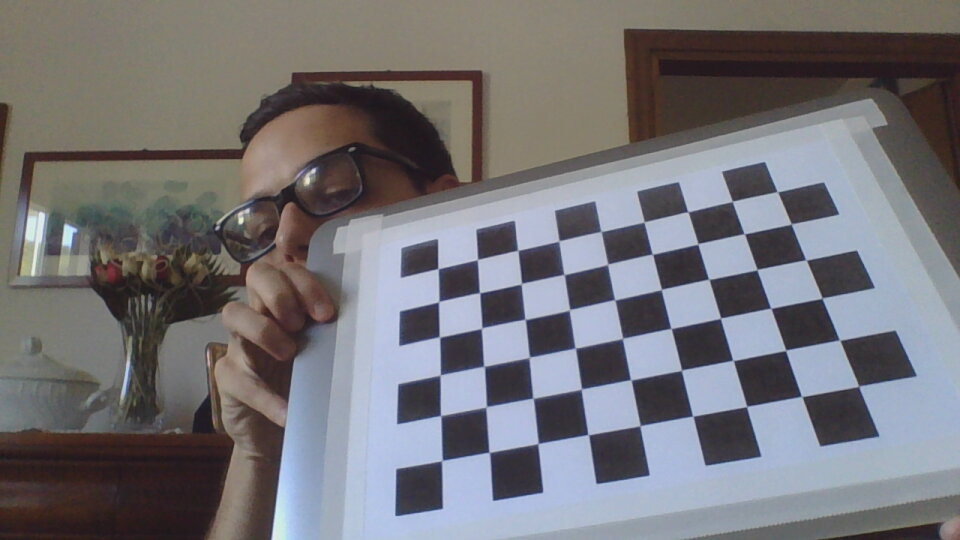
#> input picture calibration_images/webcam_images/image0.jpg, 960 x 540 px; its folder holds 5 pictures in this run
$ python camera_calibration.py
#> lines starting #> are read from the running program, lines starting #| are printed output that depends on the picture; after the words box and inside, x2 and y2 are one past the last pixel; in counts of white or black regions, pixels touching at a corner belong together
import numpy as np
import cv2
import glob


def calibrate_camera():
    """Calibrate the camera with the given images and return the matrices"""
    CHESSBOARD_WIDTH = 9
    CHESSBOARD_HEIGHT = 6

    # termination criteria
    criteria = (cv2.TERM_CRITERIA_EPS + cv2.TERM_CRITERIA_MAX_ITER, 30, 0.001)
    # prepare object points, like (0,0,0), (1,0,0), (2,0,0) ....,(6,5,0)
    objp = np.zeros((CHESSBOARD_HEIGHT * CHESSBOARD_WIDTH, 3), np.float32)
    objp[:, :2] = np.mgrid[0:CHESSBOARD_WIDTH, 0:CHESSBOARD_HEIGHT].T.reshape(-1, 2)

    # Arrays to store object points and image points from all the images.
    objpoints = []  # 3d point in real world space
    imgpoints = []  # 2d points in image plane.
    images = glob.glob(IMAGES_PATH)
    for fname in images:
        img = cv2.imread(fname)
#> img is the input picture: shape (540, 960, 3); mean B, G, R 118.9, 114.9, 116.4
        gray = cv2.cvtColor(img, cv2.COLOR_BGR2GRAY)
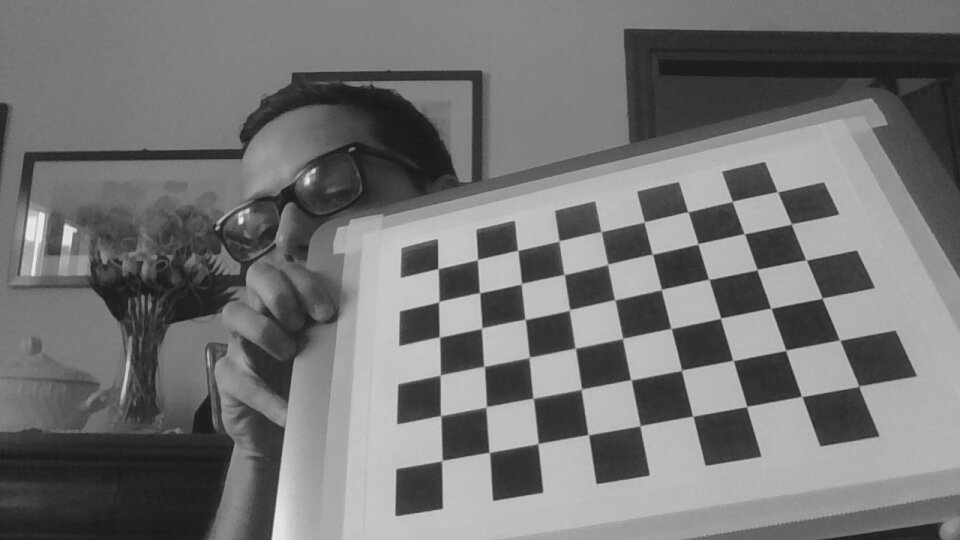
#> gray: shape (540, 960); min 20, max 236, mean 115.8
        # _, gray = cv2.threshold(gray, 127, 255, cv2.THRESH_BINARY)

        # Find the chess board corners
        ret, corners = cv2.findChessboardCorners(gray, (CHESSBOARD_WIDTH, CHESSBOARD_HEIGHT), None)
#> ret = True; corners = 54 rows, first 8: [438, 268.6], [477.5, 259.4], [517.8, 250.3], [559.2, 240.6], [600.9, 231.3], [643.9, 222], [687.9, 211.8], [732.5, 201]

        # If found, add object points, image points (after refining them)
        if ret:
            objpoints.append(objp)

            corners2 = cv2.cornerSubPix(gray, corners, (11, 11), (-1, - 1), criteria)
#> corners2 = 54 rows, first 8: [438, 268.7], [477.4, 259.6], [517.8, 250.3], [558.9, 241], [601.1, 231.5], [644.1, 222], [688, 211.7], [732.3, 201.4]
            imgpoints.append(corners2)

            # Draw and display the corners
            img = cv2.drawChessboardCorners(img, (CHESSBOARD_WIDTH, CHESSBOARD_HEIGHT), corners2, ret)
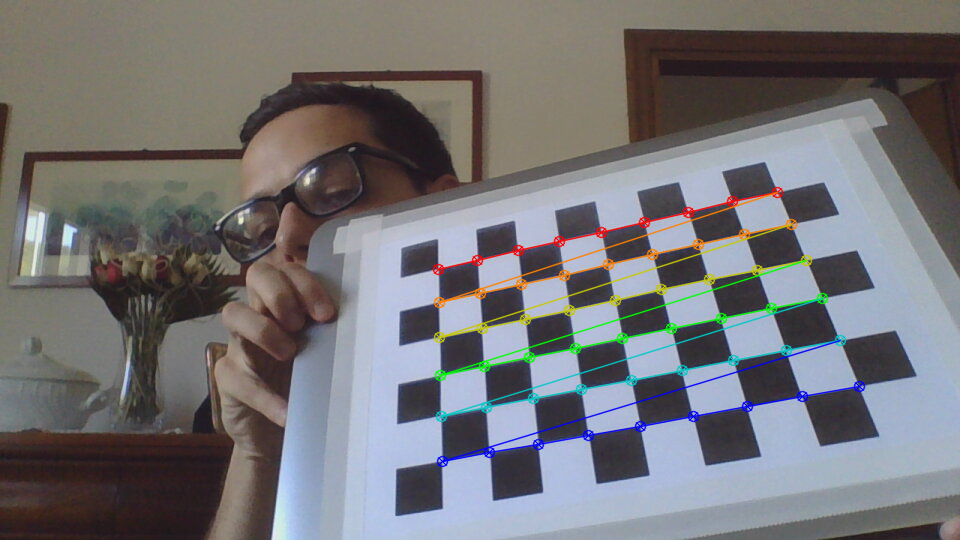
#> img: shape (540, 960, 3); 3.14% of pixels changed, all inside (x1, y1, x2, y2) = (432, 186, 866, 468)
            cv2.imshow(fname, img)
            cv2.waitKey(500)
#> pass 2 of the loop in calibrate_camera, `for fname in images:`:
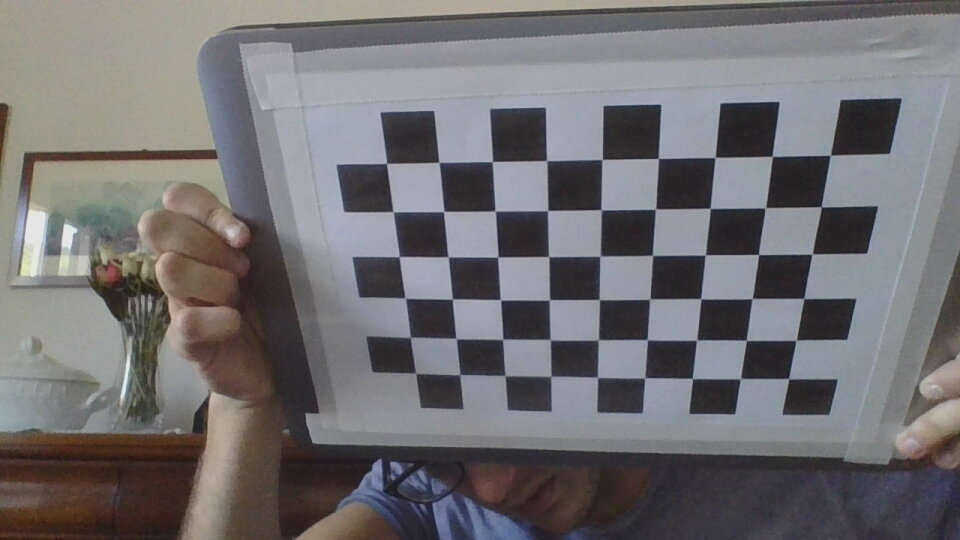
#> input picture calibration_images/webcam_images/image1.jpg, 960 x 540 px
#> in calibrate_camera, img is the input picture: shape (540, 960, 3); mean B, G, R 113.6, 110.9, 112.7
#> in calibrate_camera, `gray = cv2.cvtColor(img, cv2.COLOR_BGR2GRAY)`:
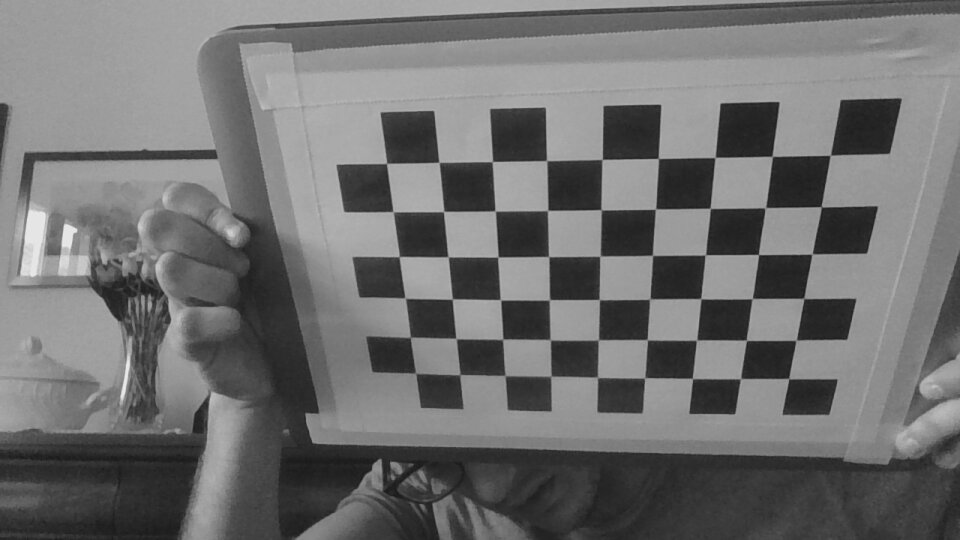
#> gray: shape (540, 960); min 23, max 238, mean 111.8
#> corners = 54 rows, first 8: [788.7, 378.3], [740.6, 378.5], [692.1, 378.5], [644.5, 377.6], [598.1, 376.9], [550.9, 375.6], [505.5, 375.1], [459.6, 374.2]
#> corners2 = 54 rows, first 8: [788.8, 378.6], [740.5, 378.6], [692.5, 378.5], [644.7, 377.7], [597.5, 377.3], [550.9, 376.3], [505.1, 375.6], [459.8, 374.7]
#> in calibrate_camera, `img = cv2.drawChessboardCorners(img, (CHESSBOARD_WIDTH, CHESSBOARD_HEI..`:
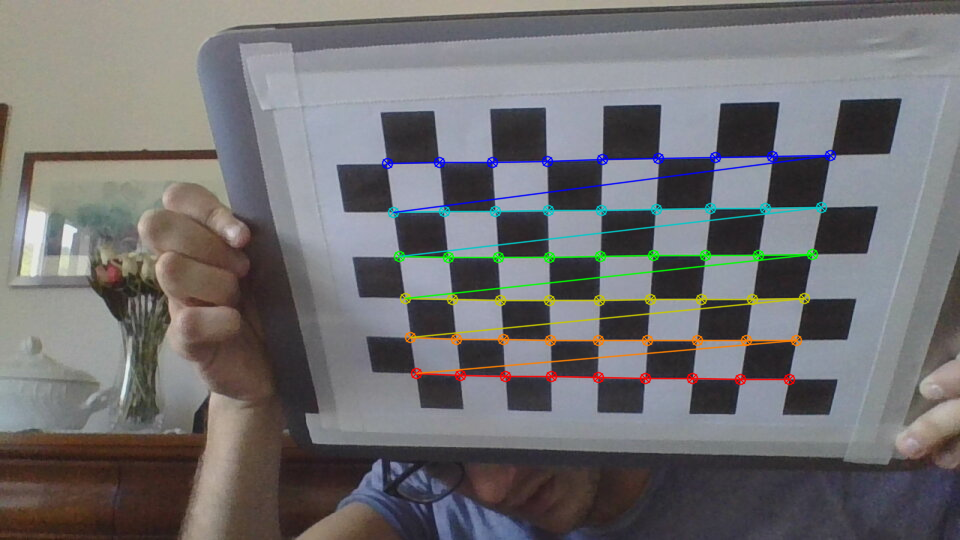
#> img: shape (540, 960, 3); 3.39% of pixels changed, all inside (x1, y1, x2, y2) = (381, 149, 837, 386)
#> pass 3 of the loop in calibrate_camera, `for fname in images:`:
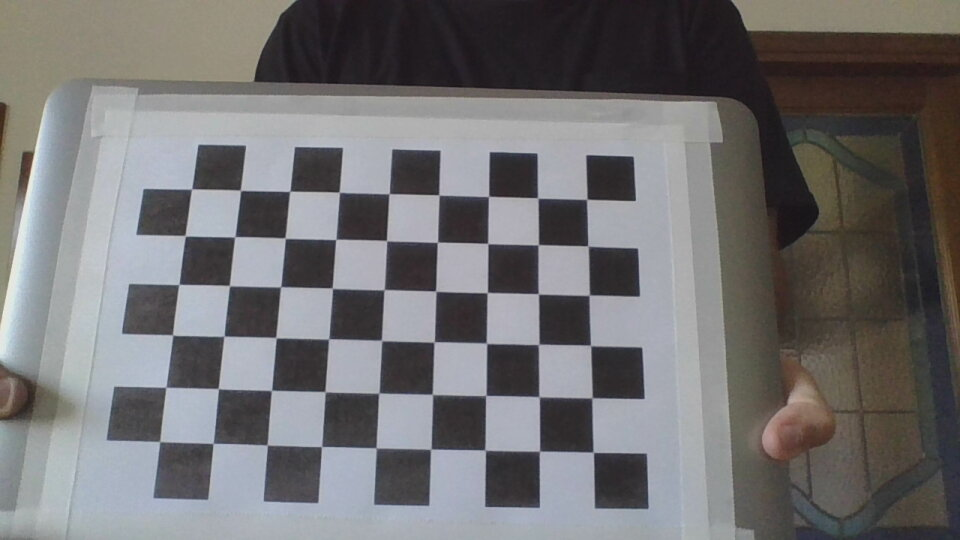
#> input picture calibration_images/webcam_images/image10.jpg, 960 x 540 px
#> in calibrate_camera, img is the input picture: shape (540, 960, 3); mean B, G, R 113.2, 112.3, 113.6
#> corners = 54 rows, first 8: [593.3, 452.3], [539.4, 451], [484.5, 449.7], [430.7, 449.5], [375.9, 447.9], [321.4, 446.4], [267.2, 445.2], [213.1, 443.6]
#> corners2 = 54 rows, first 8: [593.3, 452.2], [539.5, 451.2], [485.2, 450.1], [430.8, 449.2], [376.3, 447.9], [321.5, 446.6], [267.3, 445], [213.1, 443.4]
#> in calibrate_camera, `img = cv2.drawChessboardCorners(img, (CHESSBOARD_WIDTH, CHESSBOARD_HEI..`:
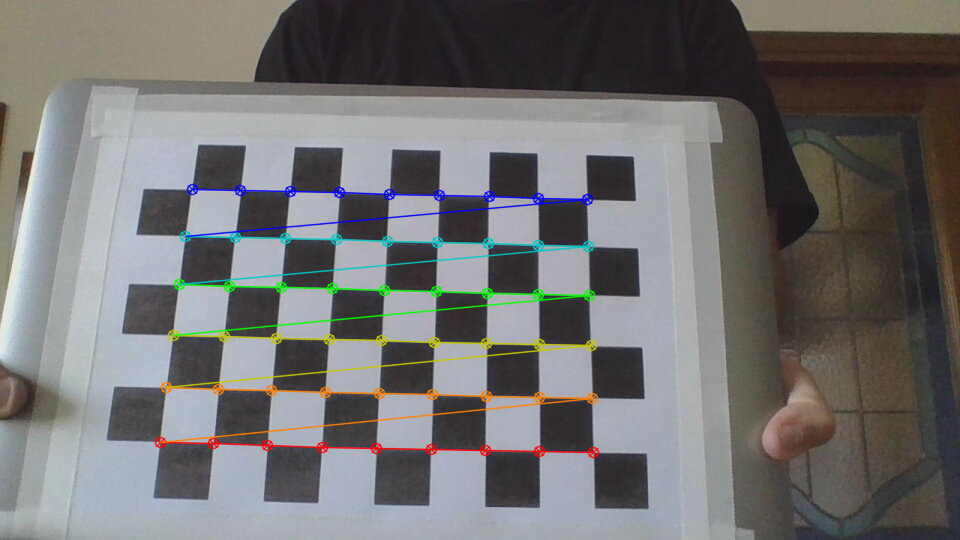
#> img: shape (540, 960, 3); 3.45% of pixels changed, all inside (x1, y1, x2, y2) = (154, 183, 600, 459)
#> the loop made 5 passes; the first 3 are shown
    cv2.destroyAllWindows()
    ret, mtx, dist, rvecs, tvecs = cv2.calibrateCamera(objpoints, imgpoints, gray.shape[::-1], None, None)

    mean_error = 0
    for i in range(len(objpoints)):
        imgpoints2, _ = cv2.projectPoints(objpoints[i], rvecs[i], tvecs[i], mtx, dist)
        error = cv2.norm(imgpoints[i], imgpoints2, cv2.NORM_L2) / len(imgpoints2)
        mean_error += error
    print("total error: {}".format(mean_error / len(objpoints)))
    return mtx, dist


def save_coefficients(mtx, dist, path):
    """ Save the camera matrix and the distortion coefficients to given path/file. """
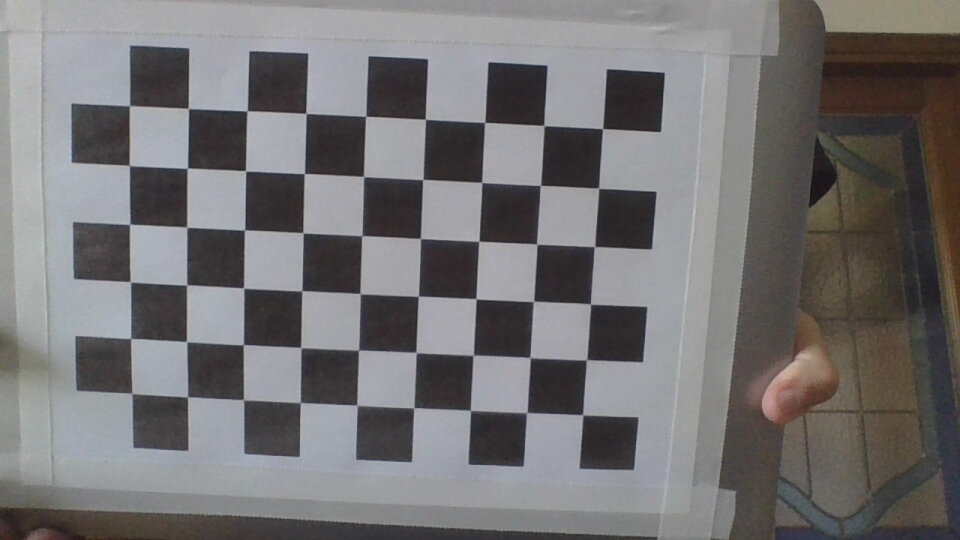
#> input picture calibration_images/webcam_images/image11.jpg, 960 x 540 px
#> further down, img is the input picture: shape (540, 960, 3); mean B, G, R 115.3, 114.5, 116.2
    cv_file = cv2.FileStorage(path, cv2.FILE_STORAGE_WRITE)
    cv_file.write("K", mtx)
    cv_file.write("D", dist)

    cv_file.release()


def load_coefficients(path):
    """ Loads camera matrix and distortion coefficients. """
    cv_file = cv2.FileStorage(path, cv2.FILE_STORAGE_READ)

    camera_matrix = cv_file.getNode("K").mat()
    dist_matrix = cv_file.getNode("D").mat()

    cv_file.release()
    return [camera_matrix, dist_matrix]


def get_calibrated_image(image, matrix_path):
#> called with matrix_path = 'webcam_calibration_matrix.yml'
    if matrix_path == "":
        return image

    mtx, dist = load_coefficients(matrix_path)
    gray_image = cv2.cvtColor(image, cv2.COLOR_BGR2GRAY)
    h, w = gray_image.shape[:2]
#> h = 540; w = 960
    newcameramtx, roi = cv2.getOptimalNewCameraMatrix(mtx, dist, (w, h), 1, (w, h))

    calibrated_image = cv2.undistort(image, mtx, dist, None, newcameramtx)
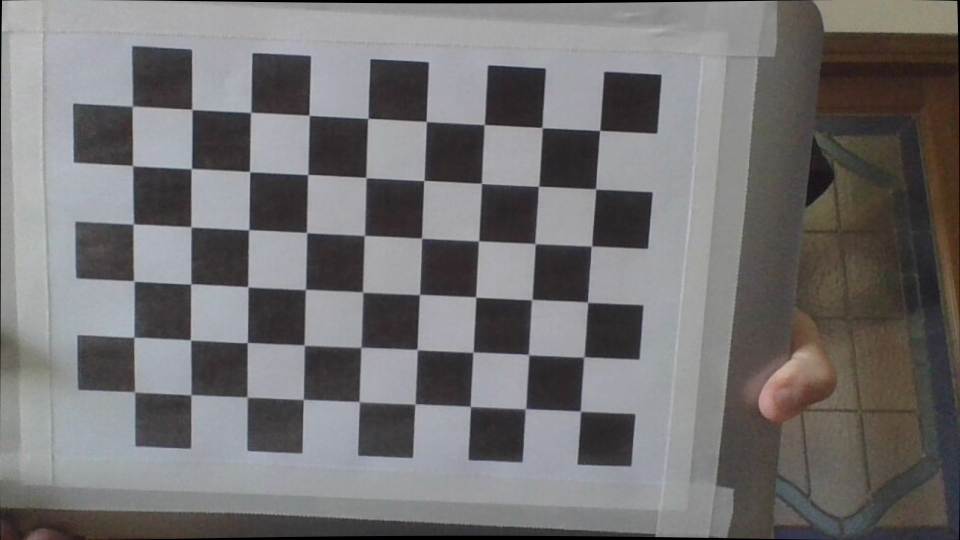
#> calibrated_image: shape (540, 960, 3); mean B, G, R 114.2, 113.5, 115.2

    # crop the image
    x, y, w, h = roi
    calibrated_image = calibrated_image[y:y + h + 1, x:x + w + 1]
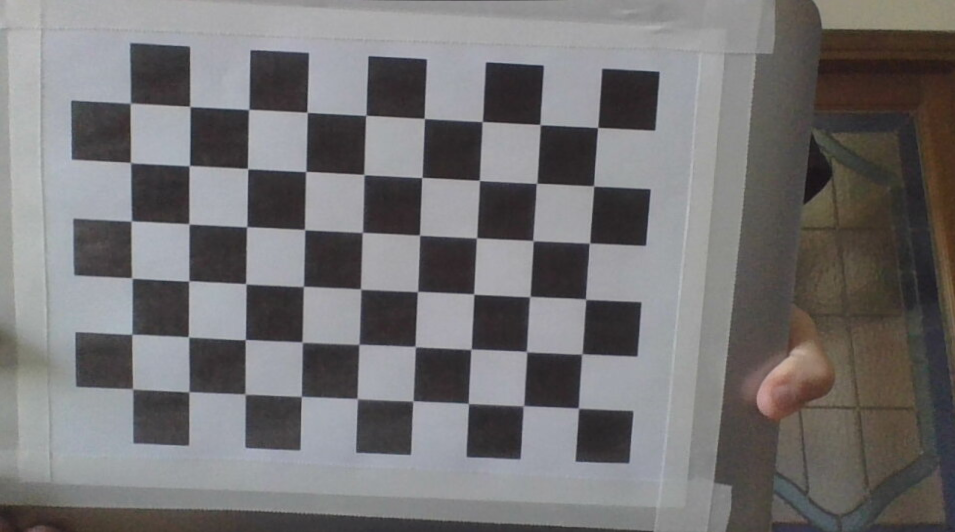
#> calibrated_image: shape (532, 955, 3); mean B, G, R 115.5, 114.8, 116.4
    return calibrated_image


if __name__ == '__main__':
    IMAGES_PATH = f"calibration_images/webcam_images/*.jpg"
    MATRIX_PATH = 'webcam_calibration_matrix.yml'
    mtx, dist = calibrate_camera()
    save_coefficients(mtx, dist, MATRIX_PATH)
    img = cv2.imread("calibration_images/webcam_images/image11.jpg")
    cal = get_calibrated_image(img, MATRIX_PATH)
    cv2.imshow("img", img)
    cv2.imshow("cal", cal)
    cv2.waitKey(0)
